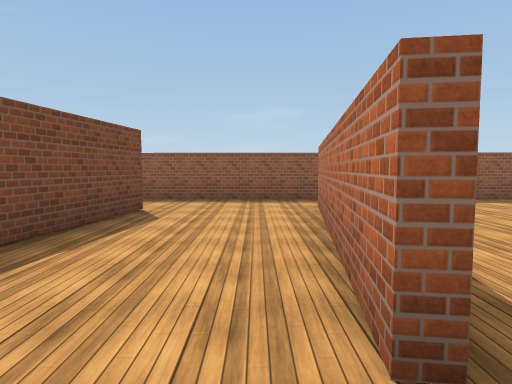
View 1 (above)

24 first-person views from a walk through a scene from a Unity 3-D project. The camera is 1.5 m above the floor, tilts 4° down and sees 75° across. The floor is counted in squares, 2 m on a side. Each view is taken from the middle of a square. On the plan, view 1 faces up. The plan holds only what a view shows up to about 11 squares ahead; the rest is blank. The player is left out. Surface patterns are stand-ins for the level's own textures.

View 2
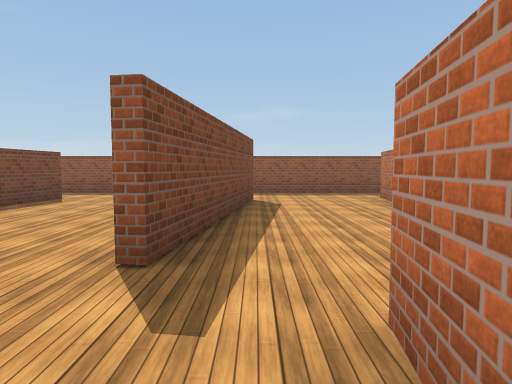

View 3
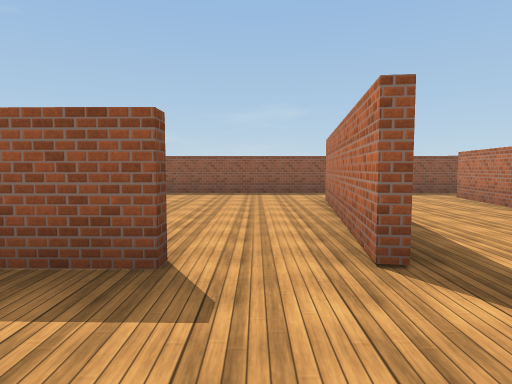

View 4
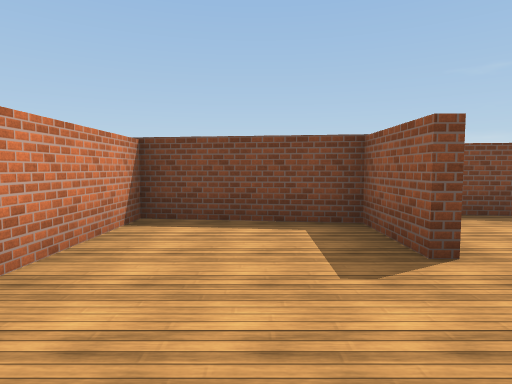

View 5
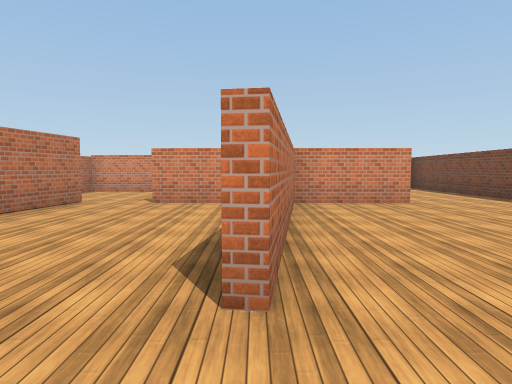

View 6
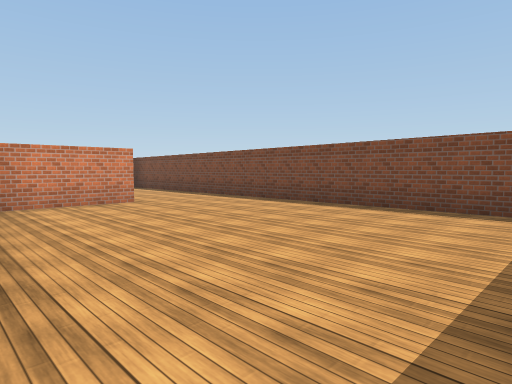

View 7
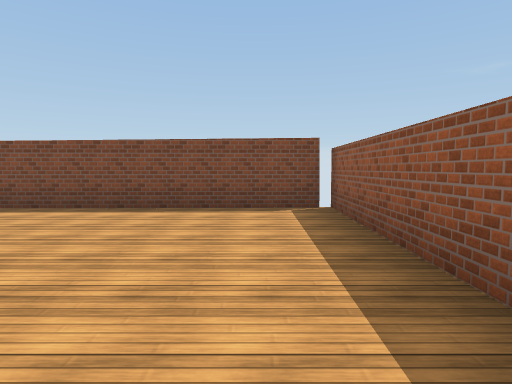

View 8
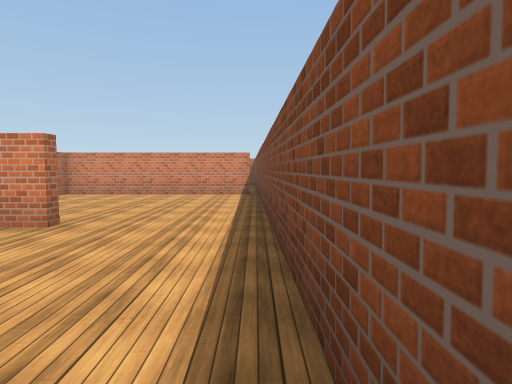

View 9
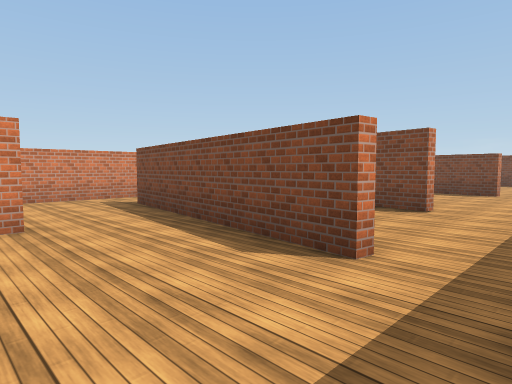

View 10
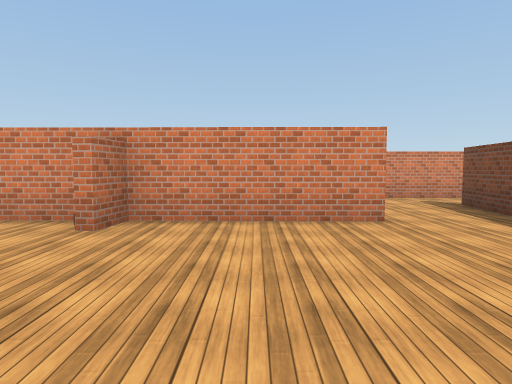

View 11
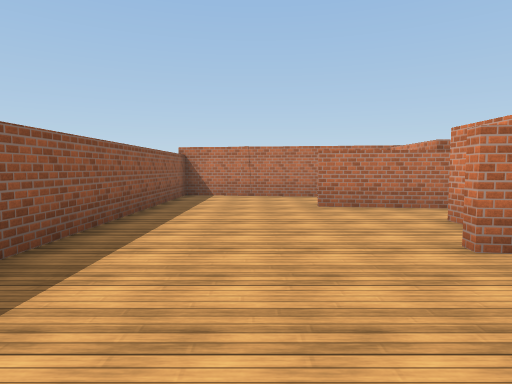

View 12
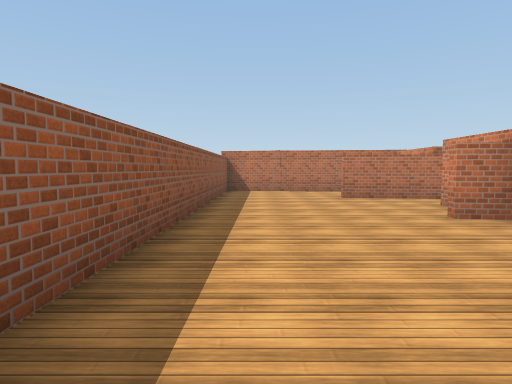

View 13
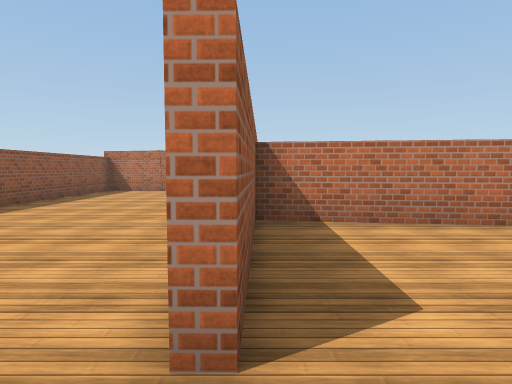

View 14
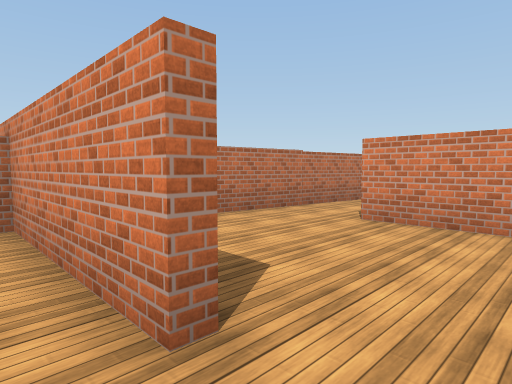

View 15
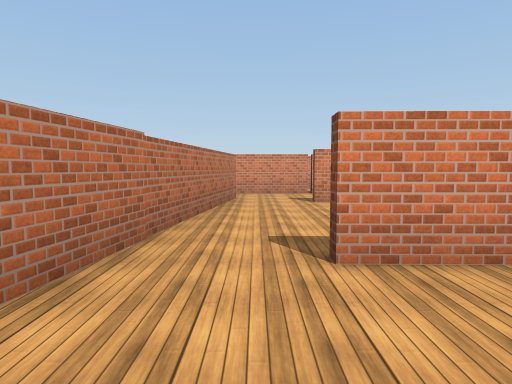

View 16
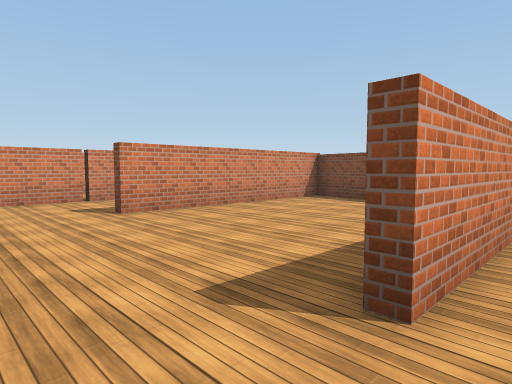

View 17
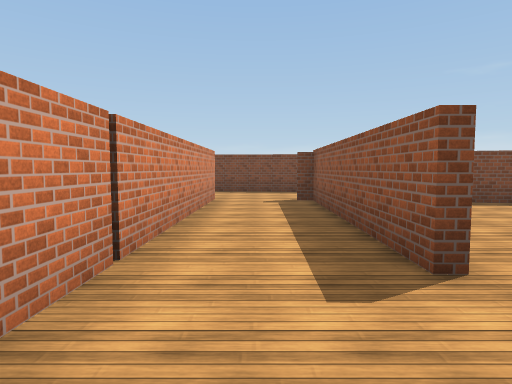

View 18
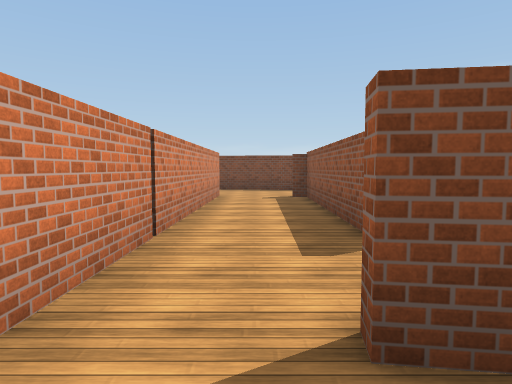

View 19
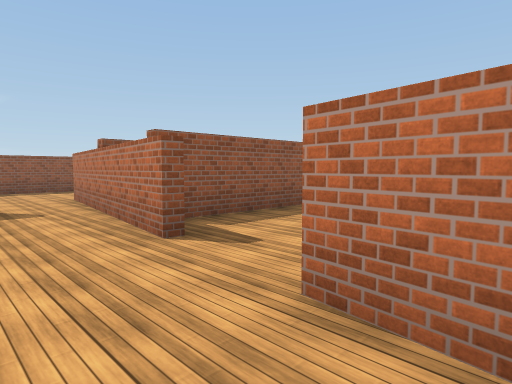

View 20
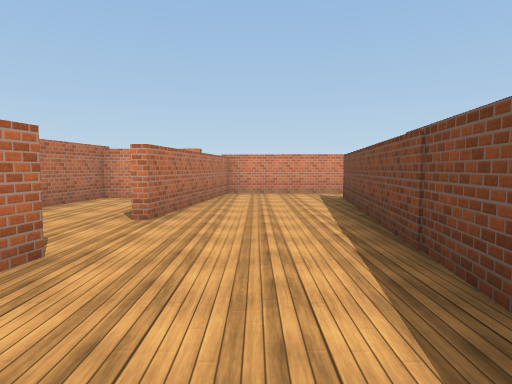

View 21
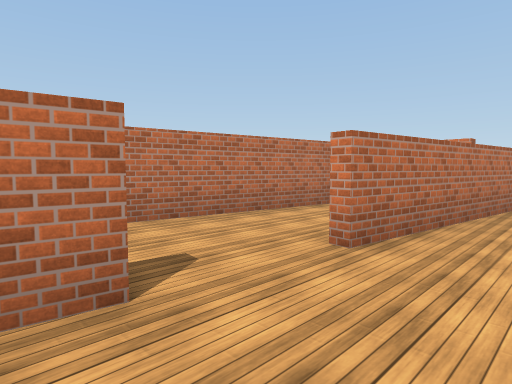

View 22
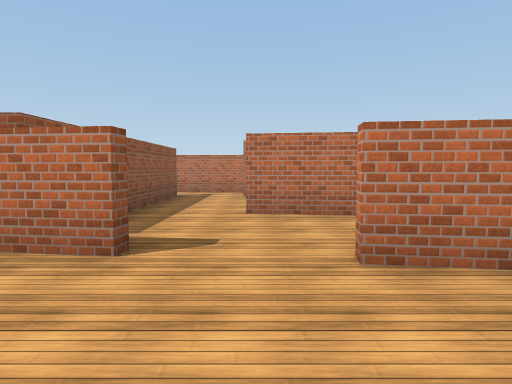

View 23
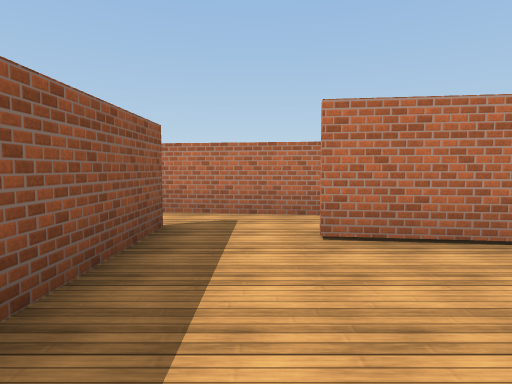

View 24
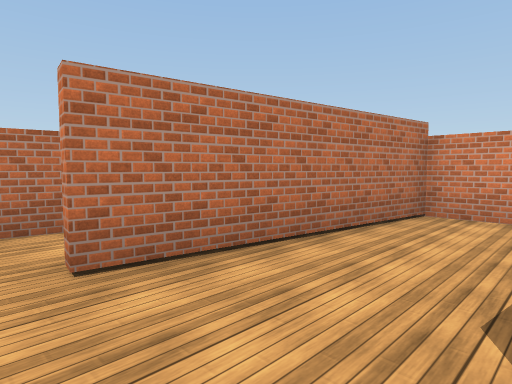

### Floor plan
Ten units are one square. View 1 is at (0, 0); x grows to the right and y downward. Boxes are objects, and circles mark ways between rooms. Rooms are numbered by the first view taken in them; rooms with no view inside come last. Other rooms are left out.
<svg viewBox="-145 -90 313 177">
<path fill="none" stroke="#000" d="M-31 -5 -30 -15M5 -11 13 -68M-3 5 14 5M-47 -6 -65 -6 -70 27 -17 28 -14 4M-21 -61 -28 -4M15 -82 -25 -83M-68 -64 -74 -23M-30 -15 -23 -60M-25 -83 -74 -84M-63 -7 -47 -7M-104 -8 -78 -7 -71 -64M-74 -84 -134 -85 -130 57M-129 47 -75 47 -75 42M75 -32 89 -32M31 -33 68 -33 70 -41M102 -23 106 -49M15 -68 11 -37M129 -42 134 -80 15 -82M63 7 68 -30 31 -31M14 5 44 6M11 -37 7 -11M-23 80 66 82M37 57 -18 56M-48 56 -50 76M55 65 56 55M98 8 102 -23M67 -4 58 66M66 82 88 82 95 28M123 35 125 18M136 -2 107 -3M-12 13 -14 23M-16 38 -18 54 37 55M56 55 63 7M137 66 148 66 154 26M154 26 155 16M163 -2 136 -2M111 65 119 65 123 35"/>
<circle cx="-20" cy="-75" r="3" fill="#2a7"/>
<circle cx="-40" cy="-10" r="3" fill="#2a7"/>
<circle cx="10" cy="-75" r="3" fill="#2a7"/>
<circle cx="10" cy="-5" r="3" fill="#2a7"/>
<circle cx="-70" cy="-75" r="3" fill="#2a7"/>
<circle cx="25" cy="-30" r="3" fill="#2a7"/>
<circle cx="90" cy="-20" r="3" fill="#2a7"/>
<circle cx="50" cy="10" r="3" fill="#2a7"/>
<circle cx="60" cy="70" r="3" fill="#2a7"/>
<circle cx="45" cy="60" r="3" fill="#2a7"/>
<circle cx="100" cy="15" r="3" fill="#2a7"/>
<circle cx="130" cy="10" r="3" fill="#2a7"/>
<circle cx="110" cy="40" r="3" fill="#2a7"/>
<circle cx="140" cy="30" r="3" fill="#2a7"/>
<text x="-20" y="-20">1</text>
<text x="-50" y="-50">2</text>
<text x="-100" y="-20">3</text>
<text x="70" y="-60">4</text>
<text x="40" y="-10">5</text>
<text x="0" y="70">6</text>
<text x="80" y="20">7</text>
<text x="120" y="20">8</text>
<text x="20" y="30">9</text>
<text x="140" y="50">10</text>
<text x="140" y="10">11</text>
<text x="110" y="50">12</text>
</svg>
Room 1 opens to room 2. Room 1 opens to room 4. Room 1 opens to room 5. Room 2 opens to room 3. Room 4 opens to room 5. Room 4 opens to room 7. Room 5 opens to room 9. Room 6 opens to room 7. Room 6 opens to room 9. Room 7 opens to room 8. Room 8 opens to room 11. Room 8 opens to room 12. Room 10 opens to room 11.

Where each view was taken, in squares from view 1:
view 1: 0 up, 0 right, facing up
view 2: 2 down, 2 left, facing up
view 3: 2 down, 4 left, facing up
view 4: 1 down, 2 left, facing left
view 5: 8 up, 7 left, facing down
view 6: 8 up, 7 left, facing down-left
view 7: 7 up, 7 left, facing left
view 8: 5 up, 13 left, facing down
view 9: 8 up, 4 right, facing down-left
view 10: 8 up, 5 right, facing down
view 11: 6 up, 4 right, facing right
view 12: 7 up, 2 right, facing right
view 13: 3 up, 2 right, facing right
view 14: 4 up, 2 right, facing down-right
view 15: 2 up, 5 right, facing down
view 16: 0 up, 6 right, facing down-left
view 17: 7 down, 6 right, facing left
view 18: 7 down, 7 right, facing left
view 19: 4 down, 8 right, facing up-right
view 20: 2 up, 8 right, facing down
view 21: 0 up, 8 right, facing down-right
view 22: 2 down, 7 right, facing right
view 23: 1 down, 12 right, facing right
view 24: 1 down, 13 right, facing down-right
